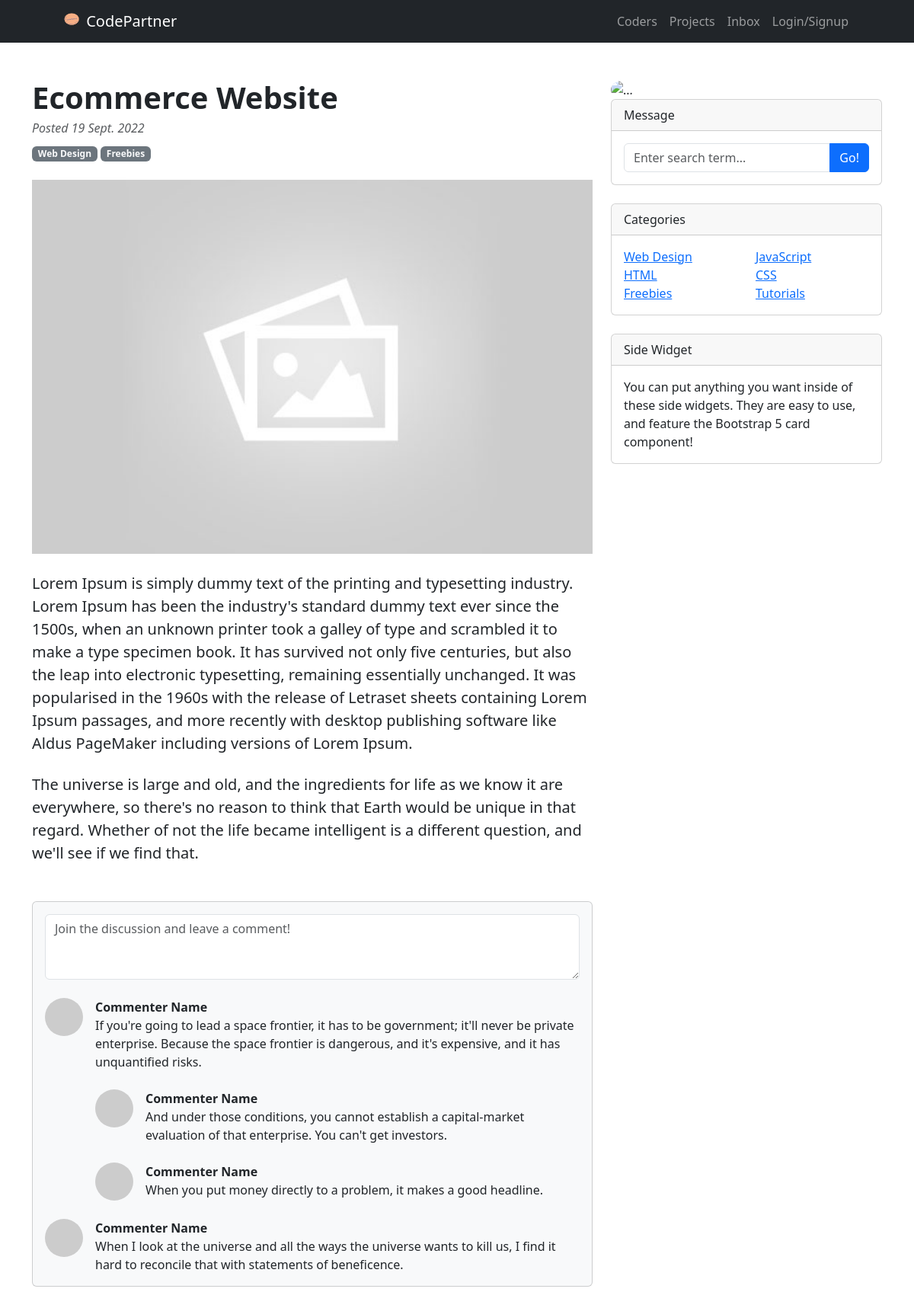
The page /projects/project/c6965cdb-eedf-4e54-a91c-081d7ada6507/ on the database its author committed.
### projects/models.py (models this page shows, shortened)
class Project(models.Model):
    owner = models.ForeignKey(Profile, null=True, blank=True,on_delete=models.SET_NULL)
    title = models.CharField(max_length=200)
    description = models.TextField(null=True, blank=True)
    featured_image = models.ImageField(null=True, blank= True, default="default.jpg")
    github = models.CharField(max_length=500,null=True, blank=True)
    tags = models.ManyToManyField('Tag',blank=True)
    vote_total = models.IntegerField(default=0, null=True, blank=True)
    vote_ratio = models.IntegerField(default=0, null=True, blank=True)
    created = models.DateTimeField(auto_now_add= True)
    id = models.UUIDField(default = uuid.uuid4, unique= True, primary_key=True,editable=False)

### projects/views.py (the view)
# urls.py: path('project/<str:pk>/',views.project_view,name= "project"),
def project_view(request,pk):
    projectObj = Project.objects.get(id=pk)
    context = {'projectObj': projectObj}
    return render(request, 'projects/single_project.html', context) # this has to be redered in html template

### projects/templates/projects/single_project.html
{% extends 'main.html'%} {% block content %}
<div class="container mt-5">
  <div class="row">
    <div class="col-lg-8">
      <article>
        <header class="mb-4">
          <h1 class="fw-bolder mb-1">{{projectObj.title}}</h1>
          <div class="text-muted fst-italic mb-2">
            Posted {{projectObj.created|date:'d N Y'}}
          </div>
          <a
            class="badge bg-secondary text-decoration-none link-light"
            href="#!"
            >Web Design</a
          >
          <a
            class="badge bg-secondary text-decoration-none link-light"
            href="#!"
            >Freebies</a
          >
        </header>
        <figure class="mb-4">
          <img
            class="card-img-top"
            src="{{projectObj.featured_image.url}}"
            alt="..."
          />
        </figure>
        <section class="mb-5">
          <p class="fs-5 mb-4">{{projectObj.description}}</p>
          <p class="fs-5 mb-4">
            The universe is large and old, and the ingredients for life as we
            know it are everywhere, so there's no reason to think that Earth
            would be unique in that regard. Whether of not the life became
            intelligent is a different question, and we'll see if we find that.
          </p>
        </section>
      </article>
      <section class="mb-5">
        <div class="card bg-light">
          <div class="card-body">
            <form class="mb-4">
              <textarea
                class="form-control"
                rows="3"
                placeholder="Join the discussion and leave a comment!"
              ></textarea>
            </form>
            <div class="d-flex mb-4">
              <div class="flex-shrink-0">
                <img
                  class="rounded-circle"
                  src="https://dummyimage.com/50x50/ced4da/6c757d.jpg"
                  alt="..."
                />
              </div>
              <div class="ms-3">
                <div class="fw-bold">Commenter Name</div>
                If you're going to lead a space frontier, it has to be
                government; it'll never be private enterprise. Because the space
                frontier is dangerous, and it's expensive, and it has
                unquantified risks.
                <div class="d-flex mt-4">
                  <div class="flex-shrink-0">
                    <img
                      class="rounded-circle"
                      src="https://dummyimage.com/50x50/ced4da/6c757d.jpg"
                      alt="..."
                    />
                  </div>
                  <div class="ms-3">
                    <div class="fw-bold">Commenter Name</div>
                    And under those conditions, you cannot establish a
                    capital-market evaluation of that enterprise. You can't get
                    investors.
                  </div>
                </div>
                <div class="d-flex mt-4">
                  <div class="flex-shrink-0">
                    <img
                      class="rounded-circle"
                      src="https://dummyimage.com/50x50/ced4da/6c757d.jpg"
                      alt="..."
                    />
                  </div>
                  <div class="ms-3">
                    <div class="fw-bold">Commenter Name</div>
                    When you put money directly to a problem, it makes a good
                    headline.
                  </div>
                </div>
              </div>
            </div>
            <div class="d-flex">
              <div class="flex-shrink-0">
                <img
                  class="rounded-circle"
                  src="https://dummyimage.com/50x50/ced4da/6c757d.jpg"
                  alt="..."
                />
              </div>
              <div class="ms-3">
                <div class="fw-bold">Commenter Name</div>
                When I look at the universe and all the ways the universe wants
                to kill us, I find it hard to reconcile that with statements of
                beneficence.
              </div>
            </div>
          </div>
        </div>
      </section>
    </div>
    <div class="col-lg-4">
      <img
        class="mx-auto rounded-circle"
        src="{{project.owner.profile_image.url}}"
        alt="..."
      />
      <div class="card mb-4">
        <div class="card-header">Message</div>
        <div class="card-body">
          <div class="input-group">
            <input
              class="form-control"
              type="text"
              placeholder="Enter search term..."
              aria-label="Enter search term..."
              aria-describedby="button-search"
            />
            <button class="btn btn-primary" id="button-search" type="button">
              Go!
            </button>
          </div>
        </div>
      </div>
      <div class="card mb-4">
        <div class="card-header">Categories</div>
        <div class="card-body">
          <div class="row">
            <div class="col-sm-6">
              <ul class="list-unstyled mb-0">
                <li><a href="#!">Web Design</a></li>
                <li><a href="#!">HTML</a></li>
                <li><a href="#!">Freebies</a></li>
              </ul>
            </div>
            <div class="col-sm-6">
              <ul class="list-unstyled mb-0">
                <li><a href="#!">JavaScript</a></li>
                <li><a href="#!">CSS</a></li>
                <li><a href="#!">Tutorials</a></li>
              </ul>
            </div>
          </div>
        </div>
      </div>
      <div class="card mb-4">
        <div class="card-header">Side Widget</div>
        <div class="card-body">
          You can put anything you want inside of these side widgets. They are
          easy to use, and feature the Bootstrap 5 card component!
        </div>
      </div>
    </div>
  </div>
</div>
{%endblock%}

### templates/main.html (shortened to what this page needs)
<!DOCTYPE html>
{% load static%} {% load fontawesome_5 %}
<html>
  <head>
    <link
      href="{% static 'fontawesomefree/css/all.min.css' %}"
      rel="stylesheet"
      type="text/css"
    />
    {% load bootstrap5 %} {% load bootstrap_icons %}{% bootstrap_css %}
    {%bootstrap_messages %} {% fontawesome_5_static %}
  </head>
  <body>
    {% bootstrap_javascript %} {% include 'navbar.html'%} {% block content %}
    {%endblock content %}
  </body>
</html>

### templates/navbar.html (shortened to what this page needs)
{% load static %}
<nav class="navbar navbar-expand-lg navbar-dark bg-dark">
  <div class="container px-5">
    <a class="navbar-brand" href="{% url 'profiles'%}"><img
      src="{% static 'images/logo1.png' %}"
      alt="Logo"
      width="30"
      height="24"
      class="d-inline-block align-text-top"
    />
    CodePartner
  </a></a>
    <div class="collapse navbar-collapse" id="navbarSupportedContent">
      <ul class="navbar-nav ms-auto mb-2 mb-lg-0">
        <li class="nav-item">
          <a class="nav-link" href="{% url 'profiles'%}">Coders</a>
        </li>
        <li class="nav-item">
          <a class="nav-link" href="{% url 'projects'%}">Projects</a>
        </li>
        <li class="nav-item">
          <a class="nav-link" href="#">Inbox</a>
        </li>
        {% if request.user.is_authenticated %}
        <li class="nav-item">
          <a class="nav-link" href="{% url 'account'%}">Account</a>
        </li>
        <li class="nav-item">
          <a class="nav-link" href="{% url 'logout'%}">Logout</a>
        </li>
        {% else %}
        <li class="nav-item">
          <a class="nav-link" href="{% url 'login'%}">Login/Signup</a>
        </li>
        {% endif %}
      </ul>
    </div>
  </div>
</nav>

### rows shown on the page
Project: title "Ecommerce Website", created "19 Sept. 2022", featured_image (placeholder picture), description "Lorem Ipsum is simply dummy text of the printing and typesetting industry. Lorem Ipsum has been the industry's standard dummy text ever since the 1500s, when an unknown printer took a galley of type and scrambled it to make a type specimen book. It has survived not only five centuries, but also the leap into electronic typesetting, remaining essentially unchanged. It was popularised in the 1960s with the release of Letraset sheets containing Lorem Ipsum passages, and more recently with desktop publishing software like Aldus PageMaker including versions of Lorem Ipsum."
